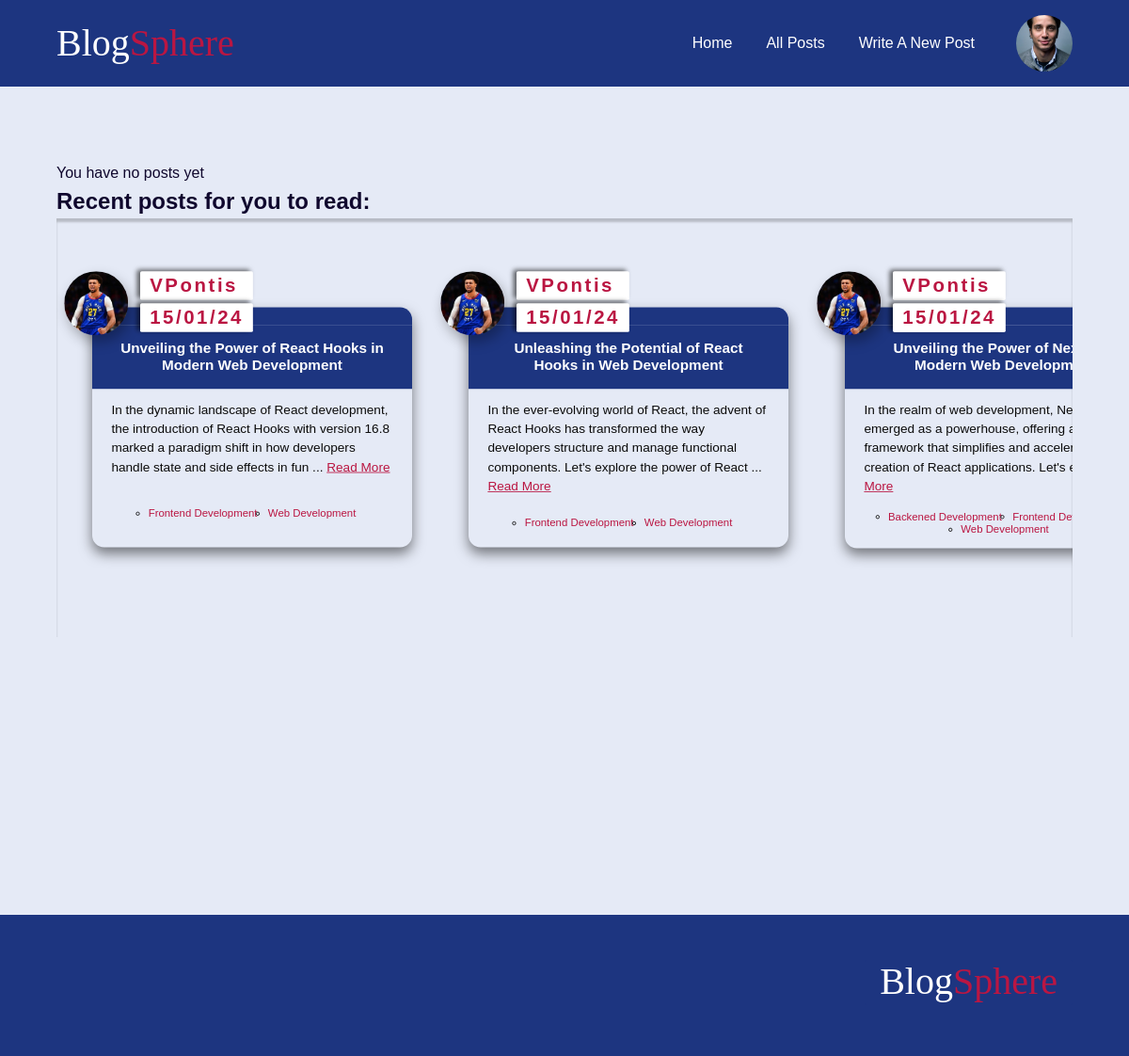
The page / (signed in) on the database as committed earlier.
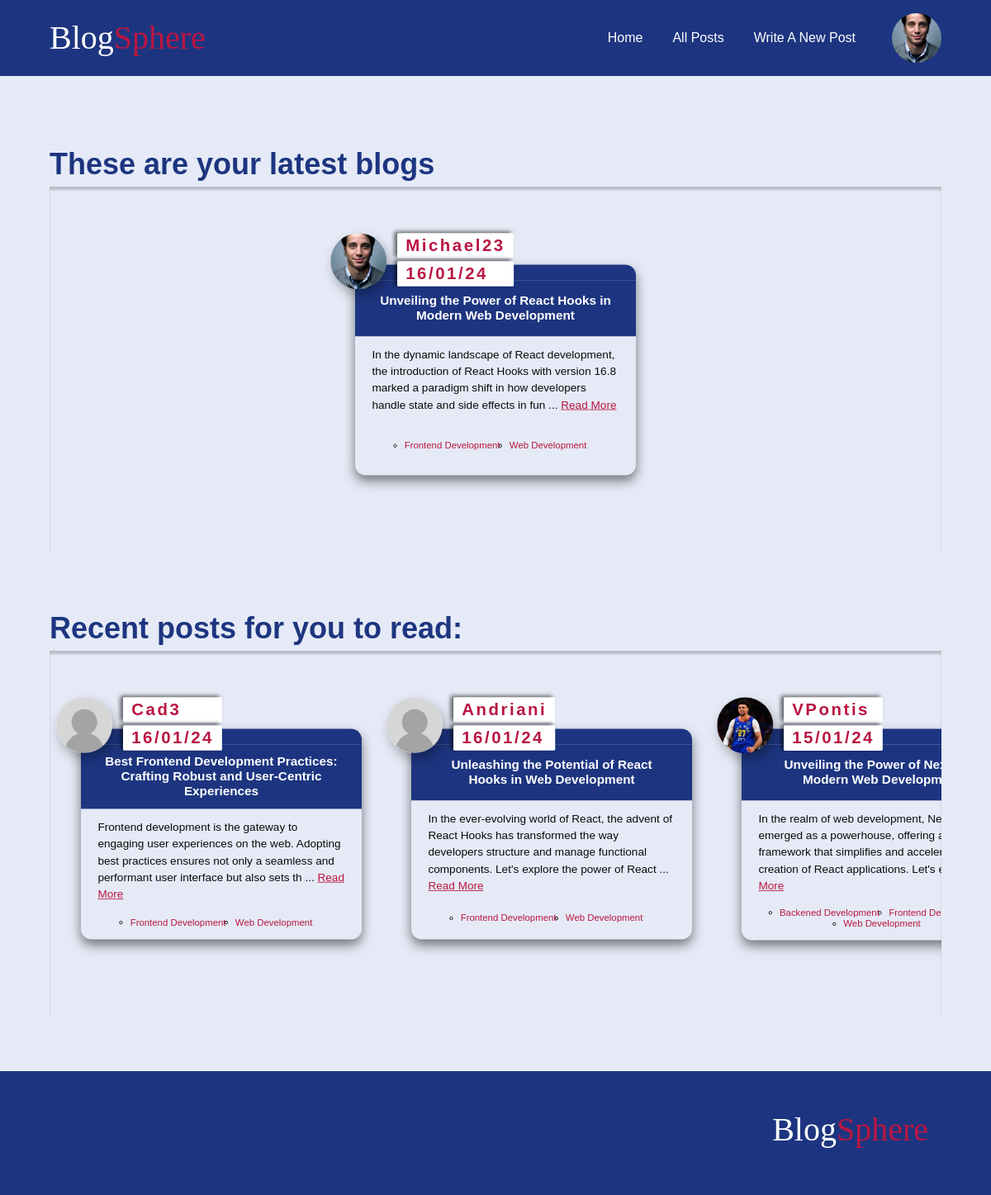
The same page on the database as committed later.
### blog/models.py (models this page shows, shortened)
class Navigation(models.Model):
    text= models.CharField(max_length=100)
    destination= models.CharField(max_length=100)

class Post(models.Model):
    title = models.CharField(max_length=100)
    author = models.ForeignKey(User,  on_delete=models.CASCADE)
    body = models.TextField()
    created_at = models.DateField(auto_now=True)
    tags = models.ManyToManyField(Tag)
    slug = models.SlugField(unique=True, editable= False, blank= True, db_index=True, default='')
    comments = models.ManyToManyField('Comment')
    class Meta:
        ordering = ['-created_at']

class Tag(models.Model):
    name = models.CharField(max_length=100)
    def __str__(self):
        return f'{self.name}'

### accounts/models.py (models this page shows, shortened)
class Profile(models.Model):
    MALE = 'M'
    FEMALE = 'F'
    OTHER = 'O'
    GENDER_CHOICES = [
        (MALE, 'Male'),
        (FEMALE, 'Female'),
        (OTHER, 'Other'),
    ]
    user = models.OneToOneField(User, on_delete=models.CASCADE)
    bio = models.TextField(blank=True,null=True,  max_length = 400)
    profile_pic = models.ImageField( blank=True, null=True)
    gender = models.CharField(null=True,  max_length=1,choices=GENDER_CHOICES, default= MALE)
    birthday = models.DateField(null=True, blank = True, default=default_date)
    job = models.CharField(blank=True, null=True,  max_length = 400)
    first_name = models.CharField(null=True, blank=True, max_length=100)
    last_name = models.CharField(null=True, blank=True, max_length=100)
    email = models.EmailField(null=True, blank=True,  max_length=254)
    full_name = models.CharField(null=True, max_length = 200, blank= True)
    country = models.CharField(null=True, blank=True, max_length=100)
    city = models.CharField(null=True, blank=True, max_length=100)
    following = models.ManyToManyField('self',symmetrical=False, blank=True)
    followers = models.ManyToManyField("self", related_name="followed_by", symmetrical=False, blank=True)
    comments = models.ManyToManyField(Comment,related_name='user_comments')

### blog/views.py (the view)
# urls.py: path('', views.home, name='home' ),
@login_required(login_url='login')
def home(request):
    user_profile = None
    users_posts = not_users_posts = following_posts = all_posts = None
    if request.user.is_authenticated:
        try:
            user_profile = Profile.objects.get(user=request.user)
        except Profile.DoesNotExist:
            user_profile = None
        if user_profile:
            user = request.user.username
            following_posts = Post.objects.filter(author__profile__in=user_profile.following.all()).exclude(author=request.user)
            users_posts = Post.objects.filter(author__username=user)
            not_users_posts = Post.objects.exclude(author__username=user)
    all_posts = Post.objects.all()
    context = {
        'posts': all_posts,
        'all_posts': all_posts,
        'users_posts': users_posts,
        'not_users_posts': not_users_posts,
        'user_profile': user_profile,
        'following_posts': following_posts,
    }
    return render(request, 'blog/index.html', context)

### blog/context_processors.py (called while the page is built)
def render_Nav_processor(request):
  if request.user.is_authenticated:
    navigation_links = Navigation.objects.exclude(destination = 'login')
  else:
    navigation_links = Navigation.objects.exclude(destination = 'logout').exclude(destination = 'editProfile')
  return  {
        'nav_links': navigation_links
    }

### blog/templates/blog/index.html (shortened to what this page needs)
{% extends "../layout.html" %}
{% load static%}
{% block style %}
<link rel="stylesheet" href="{% static 'index.css' %}">
<link rel="stylesheet" href="{% static 'article.css' %}">
{% endblock  %}
    {% block content%}
   <section  id="welcome">
    {% if users_posts %}
    <h2>These are your latest blogs</h2>
    <ul class="latest_blogs blogs">
        {% for post in users_posts %}
        {% include "components/article.html" %}
        {% endfor %}
    </ul>
    {% else %}
        <p>You have no posts yet </p>
   </section>{% endif %}
   <section>
    {% if user.username %}
        <h2>Recent posts for you to read:</h2>
    {% else %}
        <h2>Recent posts:</h2>
    {% endif %}
    <ul class="latest_blogs blogs">
        {% for post in not_users_posts  %}
        {% include "components/article.html" %}
        {% endfor %}
    </ul>
   </section>
    {% endblock %}

### templates/components/header.html (shortened to what this page needs)
{% load static%}
{% block style %}
<link rel="stylesheet" href="{% static "header.css"%}">
<link rel="stylesheet" href="{% static "article.css"%}">
{% endblock  %}
<header class="nav-header" >
    <div class="container header">
      <div>
       <span class="logo">Blog<span class="brand-accent">Sphere
    </div><nav >
    <ul class="nav">
     {% for link in nav_links %}
       <li>
        <a href="{% url link.destination %}">{{ link.text | title }}</a>
       </li>
       {% endfor %}
       {% if request.user.profile %}
       <button id="profile-pic" >
        {% if request.user.profile.profile_pic %}
        <img class="profile-picture header-picture" src="{{ request.user.profile.profile_pic.url }}" alt="Profile Picture">
     {% endif %}
    </button>{% endif %}
    </ul>
</nav>
</div>
</header>

### templates/components/article.html (shortened to what this page needs)
{% load static %}
<li class="post ">
    <header class="author">
        {% if post.author != request.user %}
         <a href="{% url 'user-profile' username=post.author tab='informations' %}">
            {% else %}
            <a href="{% url 'editProfile' %}?tab=informations">
       {% endif %}
       {% if post.author.profile.profile_pic %}
       <img class="profile-picture" src="{{ post.author.profile.profile_pic.url }}" alt="Profile Picture">
{% else %}
            <img class="no-picture" src="{% static 'images/no-profile-picture.svg' %}" alt="">
            {% endif%}
        </a>
            <div class="author-post__details">
                {% if post.author != request.user  %}
                <a href="{% url 'user-profile' username=post.author tab='informations' %}">
                    <span class="author-post__details-name">{{post.author.username}}</span> </a>{% endif %}
                {% if post.author == request.user  %}
                <a href="{% url 'editProfile' %}?tab=informations">
                    <span class="author-post__details-name">{{post.author.username}}</span> </a>{% endif %}
                    <span class="author-post__details-date">{{post.created_at|date:"d/m/y"}}</span></div>
                </header>
                <a href="{% url 'post' post.slug %}">
        <div class="title-container">
            <h3 class="post-title">{{ post.title }}</h3>
        </div>
        <div class="content">
            <p class="post-content">
                {{ post.body|slice:":175" }}
                {% if post.body|length > 175 %}
                ... <a class="read_more" href="{% url 'post' post.slug %}">Read More</a>
                {% endif %}
            </p>
        </a>
            <div class="row">
                <ul class="tags">
                    {% for tag in post.tags.all %}
                        <li><a href="{% url 'posts'%}?tag={{tag}}" class="tag"> {{tag}}</a></li>
                    {% endfor %}
                </ul>
            </div>
    </li>

Rows that differ between the two databases and show on the page:
removed Post: author.profile.profile_pic (picture), author.username "VPontis", created_at "15/01/24", title "Unveiling the Power of React Hooks in Modern Web Development", body "In the dynamic landscape of React development, the introduction of React Hooks with version 16.8 marked a paradigm shift in how developers handle state and side effects in fun", shows "Read More", Tag (name "Frontend Development"), Tag (name "Web Development"), shown under "Recent posts for you to read:"
removed Post: author.profile.profile_pic (picture), author.username "VPontis", created_at "15/01/24", title "Unleashing the Potential of React Hooks in Web Development", body "In the ever-evolving world of React, the advent of React Hooks has transformed the way developers structure and manage functional components. Let's explore the power of React", shows "Read More", Tag (name "Frontend Development"), Tag (name "Web Development"), shown under "Recent posts for you to read:"
added Post: author.profile.profile_pic (picture), author.username "Michael23", created_at "16/01/24", title "Unveiling the Power of React Hooks in Modern Web Development", body "In the dynamic landscape of React development, the introduction of React Hooks with version 16.8 marked a paradigm shift in how developers handle state and side effects in fun", shows "Read More", Tag (name "Frontend Development"), Tag (name "Web Development"), shown under "These are your latest blogs"
now on this page (row edited): Post: author.username "Cad3", created_at "16/01/24", title "Best Frontend Development Practices: Crafting Robust and User-Centric Experiences", body "Frontend development is the gateway to engaging user experiences on the web. Adopting best practices ensures not only a seamless and performant user interface but also sets th", shows "Read More", Tag (name "Frontend Development"), Tag (name "Web Development"), shown under "Recent posts for you to read:"
added Post: author.username "Andriani", created_at "16/01/24", title "Unleashing the Potential of React Hooks in Web Development", body "In the ever-evolving world of React, the advent of React Hooks has transformed the way developers structure and manage functional components. Let's explore the power of React", shows "Read More", Tag (name "Frontend Development"), Tag (name "Web Development"), shown under "Recent posts for you to read:"
Other text that changed with them:
text no longer shown: "You have no posts yet"
text now shown: "These are your latest blogs"
